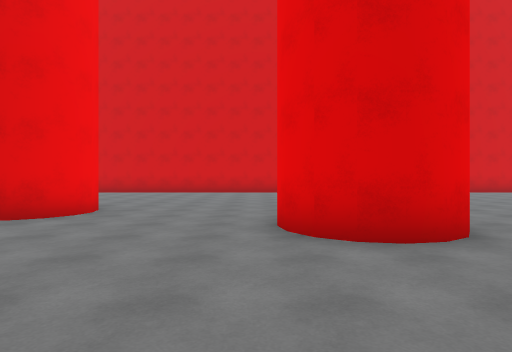
[1] (above)

23 first-person views from a walk through a 3-D level made in the Unity game engine. The camera is 1.4 m above the floor, looks level and sees 75° across. The floor is counted in squares, 2 m on a side. Each view is taken from the middle of a square. On the plan, view 1 faces up. The plan holds only what a view shows up to about 10 squares ahead; the rest is blank. The place goes on beyond the plan. The player is left out.

[2]
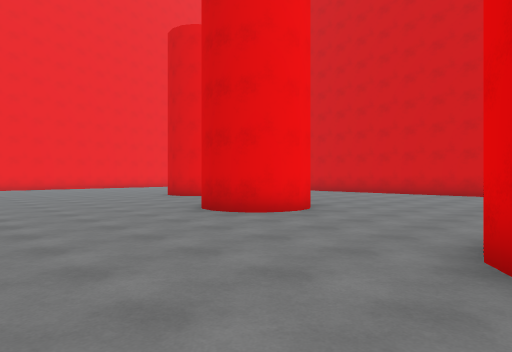

[3]
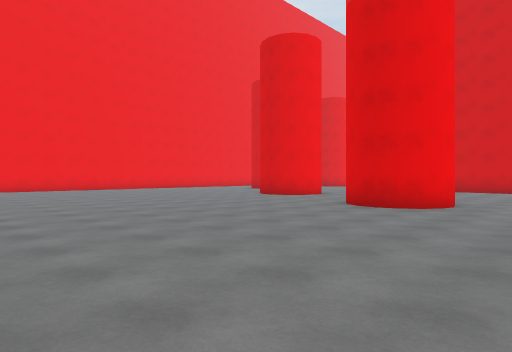

[4]
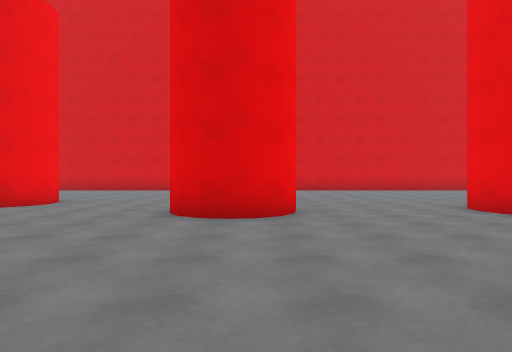

[5]
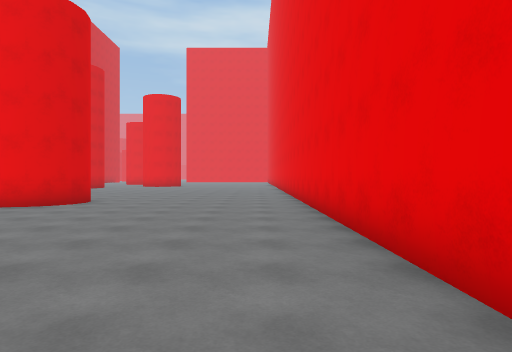

[6]
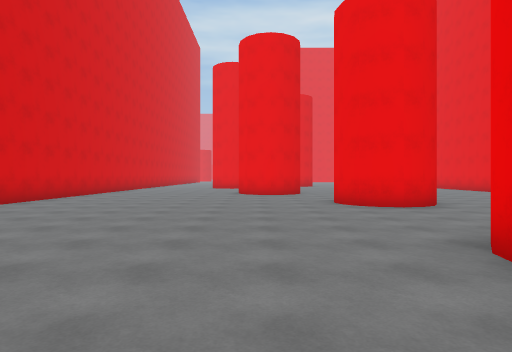

[7]
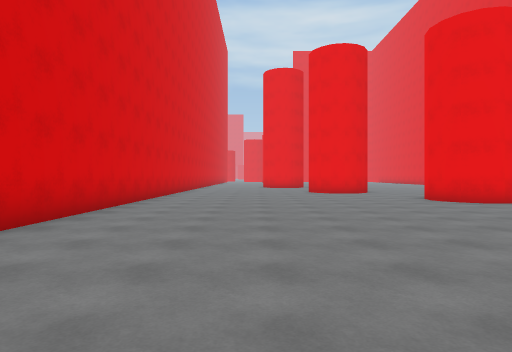

[8]
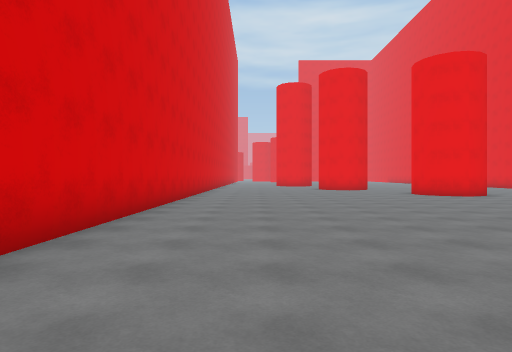

[9]
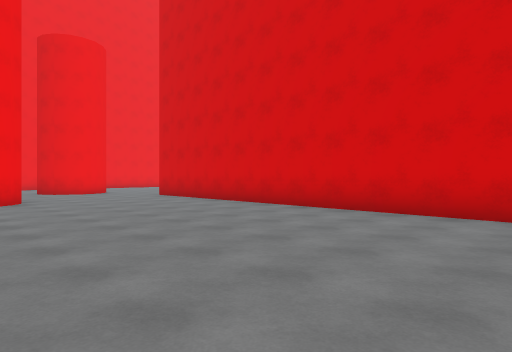

[10]
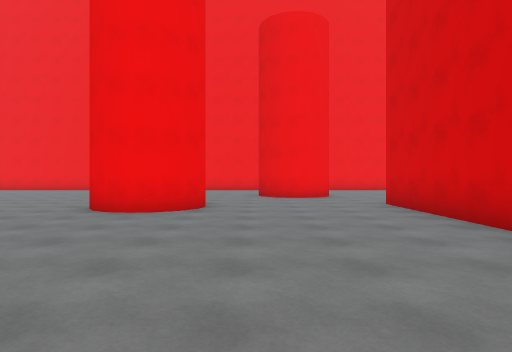

[11]
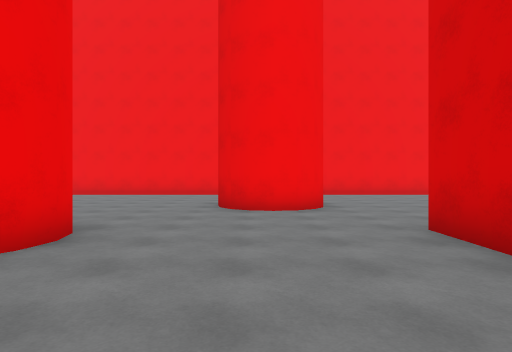

[12]
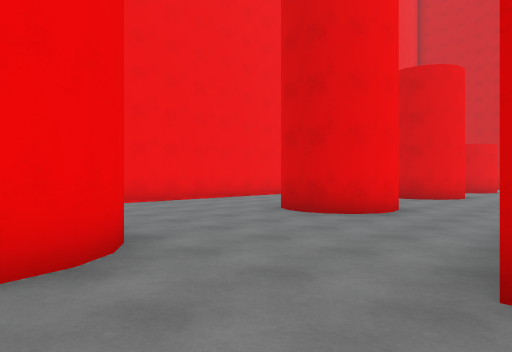

[13]
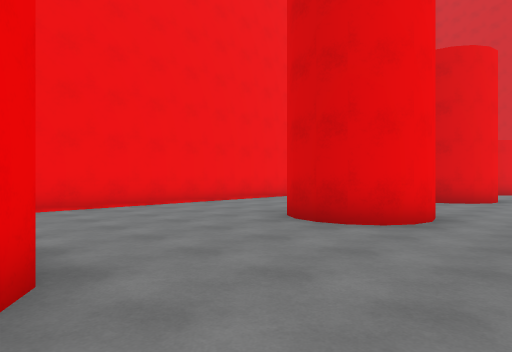

[14]
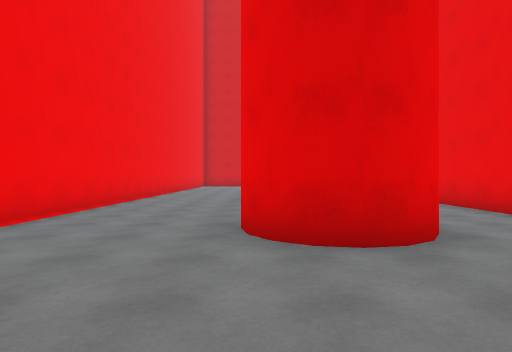

[15]
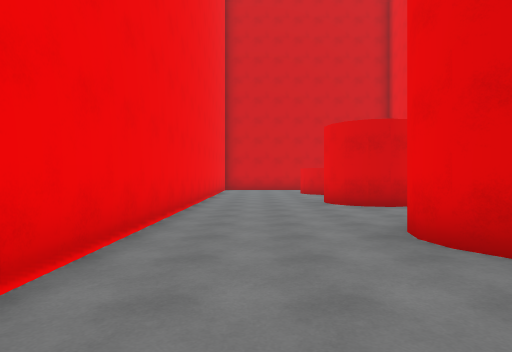

[16]
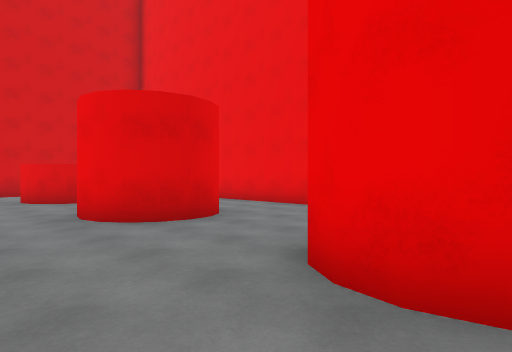

[17]
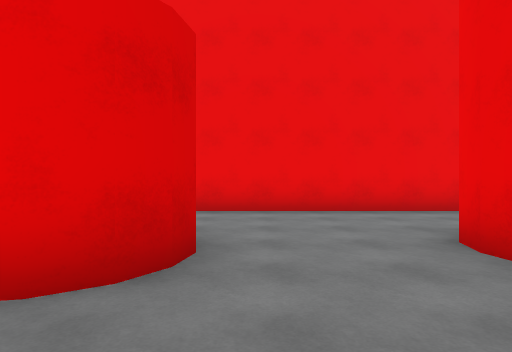

[18]
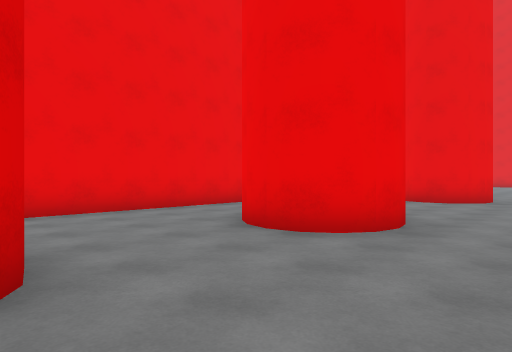

[19]
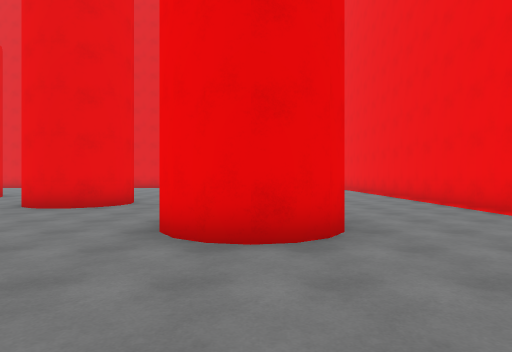

[20]
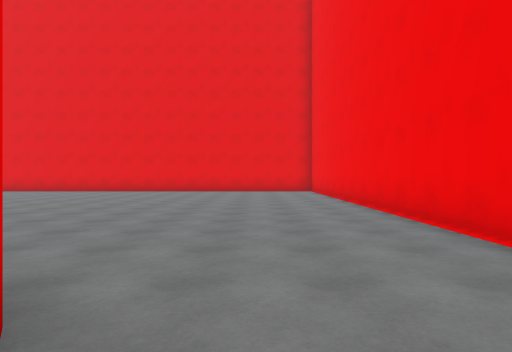

[21]
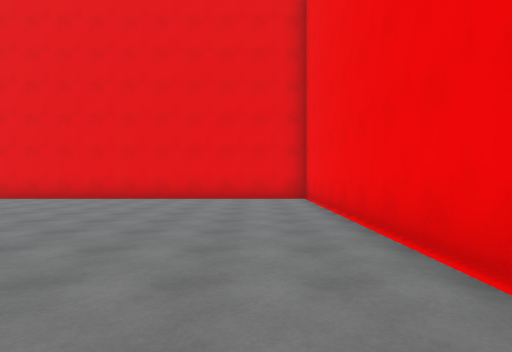

[22]
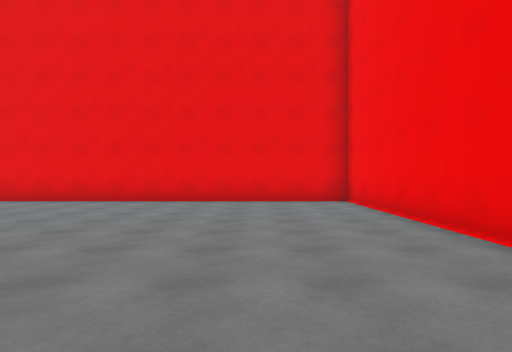

[23]
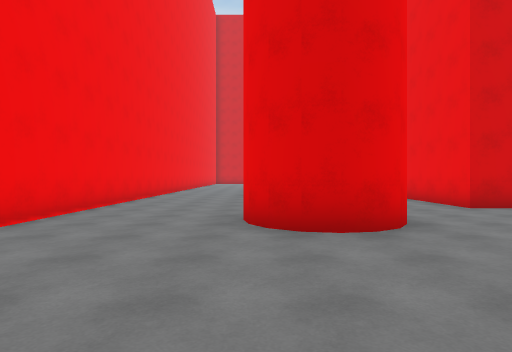

### Floor plan
Points are (right, up) in squares from view 1. A wall is a line through its corners. A room is listed if a view was taken in it or the views show most of it. See-through windows are left out.
Room 1 (views 1, 2, 3, 4, 5, 6, 7, 8, 9, 10, 11, 12, 13, 14, 15, 16, 17, 18, 19, 20, 21, 22, 23)
walls: (-3.2, 6.9) (-3.1, 6.4) (-3.2, 5.9) (-3.5, 5.5) (-3.9, 5.2) (-4.4, 5.2) (-4.9, 5.2) (-5.3, 5.5) (-5.6, 6); (-10.8, 8.2) (-10.9, 8.6) (-10.8, 9.1) (-10.5, 9.5) (-10.1, 9.8) (-9.6, 9.9) (-9.1, 9.8) (-8.7, 9.5) (-8.4, 9.1) (-8.4, 8.6) (-8.4, 8.1) (-8.8, 7.7); (-12.8, 11.9) (-13.1, 11.5) (-13.5, 11.2) (-13.9, 11.1) (-14.7, 11.2) (-15.1, 11.9) (-15.2, 12.4) (-15.1, 12.8) (-14.8, 13.2) (-14.4, 13.5) (-13.7, 13.7) (-12.8, 13.1) (-12.7, 12.4) (-12.8, 11.9); (1.6, 5.9) (2, 5.9) (2.4, 5.6); (-14.4, 11.2) (-14.9, 11.5); (-14.1, 13.6) (-13.2, 13.5) (-12.7, 12.7); (2.7, 4.2) (2.4, 3.8) (2, 3.5) (1.6, 3.4) (1.1, 3.5) (0.7, 3.8) (0.4, 4.2) (0.3, 4.8); (-12.8, 19) (-12.7, 18.5) (-12.8, 18) (-13.1, 17.6) (-13.5, 17.3) (-13.9, 17.3) (-14.4, 17.3) (-14.8, 17.6) (-15.3, 18.2) (-15.1, 19) (-14.8, 19.4) (-14.4, 19.7) (-14, 19.7) (-13.5, 19.7) (-13.1, 19.4); (-15.1, 18) (-15.2, 18.5); (0.6, -2.3) (9, -2.3); (8.2, 3.5) (7.7, 3.4) (7.2, 3.5) (6.8, 3.8) (6.5, 4.2) (6.5, 4.7) (6.5, 5.2) (6.8, 5.6) (7.2, 5.8) (7.7, 5.9); (9, 14.3) (-10.3, 14.3) (-10.3, 30.5); (-12.7, 23.7) (-12.8, 23.2) (-13.1, 22.8) (-13.5, 22.6); (-14.8, 22.8) (-15.1, 23.2) (-15.2, 23.7) (-15.1, 24.2) (-14.8, 24.6); (-14, 25) (-13.5, 24.9); (-18.5, 30) (-18.5, -2.3) (-8.9, -2.3)
objects: other object (-15, 28) to (-13, 29)

Positions as (right, up) in squares from view 1, and headings:
1: (0, 0), facing up
2: (1, 1), facing up-left
3: (-1, -2), facing up-left
4: (2, -2), facing up
5: (-1, -1), facing right
6: (-1, 8), facing right
7: (-2, 11), facing right
8: (-5, 12), facing right
9: (1, 8), facing up-left
10: (-2, 11), facing left
11: (-6, 12), facing left
12: (-10, 12), facing up-left
13: (-11, 13), facing up-left
14: (-15, 14), facing up
15: (-17, 20), facing up
16: (-17, 23), facing up-right
17: (-17, 27), facing right
18: (-17, 23), facing down-right
19: (-14, 17), facing down
20: (-16, 13), facing down
21: (-17, 8), facing down
22: (-16, 7), facing down
23: (-15, 7), facing up
